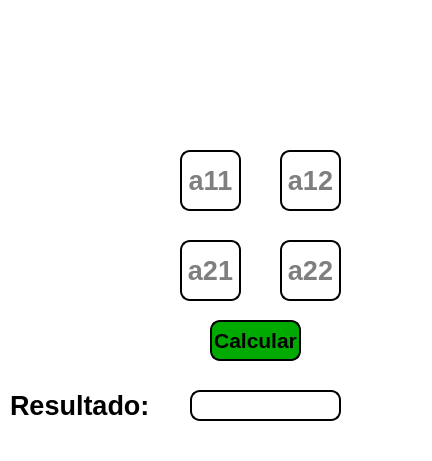
<?xml version="1.0" encoding="UTF-8"?>
<ui version="4.0">
 <class>MainWindow</class>
 <widget class="QMainWindow" name="MainWindow">
  <property name="geometry">
   <rect>
    <x>0</x>
    <y>0</y>
    <width>432</width>
    <height>461</height>
   </rect>
  </property>
  <property name="windowTitle">
   <string>Discriminante de Matrix 2x2</string>
  </property>
  <property name="styleSheet">
   <string notr="true">background-color: rgb(255, 255, 255);</string>
  </property>
  <widget class="QWidget" name="centralwidget">
   <widget class="QLabel" name="label">
    <property name="geometry">
     <rect>
      <x>0</x>
      <y>70</y>
      <width>431</width>
      <height>331</height>
     </rect>
    </property>
    <property name="text">
     <string/>
    </property>
    <property name="pixmap">
     <pixmap>imagenes/determinante-matriz-2x2.png</pixmap>
    </property>
    <property name="scaledContents">
     <bool>true</bool>
    </property>
   </widget>
   <widget class="QLabel" name="label_2">
    <property name="geometry">
     <rect>
      <x>0</x>
      <y>0</y>
      <width>431</width>
      <height>81</height>
     </rect>
    </property>
    <property name="text">
     <string/>
    </property>
    <property name="pixmap">
     <pixmap resource="../PIP_Equipo4_Unidad1_Clase/recursos_proyectos.qrc">:/imgUAT/imagenes/uat.png</pixmap>
    </property>
    <property name="scaledContents">
     <bool>true</bool>
    </property>
   </widget>
   <widget class="QLabel" name="label_3">
    <property name="geometry">
     <rect>
      <x>330</x>
      <y>340</y>
      <width>121</width>
      <height>101</height>
     </rect>
    </property>
    <property name="text">
     <string/>
    </property>
    <property name="pixmap">
     <pixmap>../PIP_Equipo4_Unidad1_Clase/imagenes/Equipo4.png</pixmap>
    </property>
    <property name="scaledContents">
     <bool>true</bool>
    </property>
   </widget>
   <widget class="QLabel" name="label_4">
    <property name="geometry">
     <rect>
      <x>10</x>
      <y>390</y>
      <width>151</width>
      <height>31</height>
     </rect>
    </property>
    <property name="font">
     <font>
      <pointsize>20</pointsize>
      <weight>75</weight>
      <bold>true</bold>
     </font>
    </property>
    <property name="text">
     <string>Resultado:</string>
    </property>
   </widget>
   <widget class="QLineEdit" name="txt_resultado">
    <property name="geometry">
     <rect>
      <x>190</x>
      <y>390</y>
      <width>151</width>
      <height>31</height>
     </rect>
    </property>
    <property name="font">
     <font>
      <pointsize>20</pointsize>
      <weight>75</weight>
      <bold>true</bold>
     </font>
    </property>
    <property name="styleSheet">
     <string notr="true">border: 2px solid black;
border-radius: 10px;</string>
    </property>
    <property name="text">
     <string/>
    </property>
    <property name="alignment">
     <set>Qt::AlignCenter</set>
    </property>
   </widget>
   <widget class="QLineEdit" name="txt_a11">
    <property name="geometry">
     <rect>
      <x>180</x>
      <y>150</y>
      <width>61</width>
      <height>61</height>
     </rect>
    </property>
    <property name="font">
     <font>
      <pointsize>20</pointsize>
      <weight>75</weight>
      <bold>true</bold>
     </font>
    </property>
    <property name="toolTip">
     <string>Ingrese valores numericos solamente</string>
    </property>
    <property name="statusTip">
     <string>Ingrese valores numericos solamente</string>
    </property>
    <property name="styleSheet">
     <string notr="true">border: 2px solid black;
border-radius: 10px;</string>
    </property>
    <property name="text">
     <string/>
    </property>
    <property name="alignment">
     <set>Qt::AlignCenter</set>
    </property>
    <property name="placeholderText">
     <string>a11</string>
    </property>
   </widget>
   <widget class="QLineEdit" name="txt_a12">
    <property name="geometry">
     <rect>
      <x>280</x>
      <y>150</y>
      <width>61</width>
      <height>61</height>
     </rect>
    </property>
    <property name="font">
     <font>
      <pointsize>20</pointsize>
      <weight>75</weight>
      <bold>true</bold>
     </font>
    </property>
    <property name="toolTip">
     <string>Ingrese valores numericos solamente</string>
    </property>
    <property name="statusTip">
     <string>Ingrese valores numericos solamente</string>
    </property>
    <property name="styleSheet">
     <string notr="true">border: 2px solid black;
border-radius: 10px;</string>
    </property>
    <property name="text">
     <string/>
    </property>
    <property name="alignment">
     <set>Qt::AlignCenter</set>
    </property>
    <property name="placeholderText">
     <string>a12</string>
    </property>
   </widget>
   <widget class="QLineEdit" name="txt_a21">
    <property name="geometry">
     <rect>
      <x>180</x>
      <y>240</y>
      <width>61</width>
      <height>61</height>
     </rect>
    </property>
    <property name="font">
     <font>
      <pointsize>20</pointsize>
      <weight>75</weight>
      <bold>true</bold>
     </font>
    </property>
    <property name="toolTip">
     <string>Ingrese valores numericos solamente</string>
    </property>
    <property name="statusTip">
     <string>Ingrese valores numericos solamente</string>
    </property>
    <property name="styleSheet">
     <string notr="true">border: 2px solid black;
border-radius: 10px;</string>
    </property>
    <property name="text">
     <string/>
    </property>
    <property name="alignment">
     <set>Qt::AlignCenter</set>
    </property>
    <property name="placeholderText">
     <string>a21</string>
    </property>
   </widget>
   <widget class="QLineEdit" name="txt_a22">
    <property name="geometry">
     <rect>
      <x>280</x>
      <y>240</y>
      <width>61</width>
      <height>61</height>
     </rect>
    </property>
    <property name="font">
     <font>
      <pointsize>20</pointsize>
      <weight>75</weight>
      <bold>true</bold>
     </font>
    </property>
    <property name="toolTip">
     <string>Ingrese valores numericos solamente</string>
    </property>
    <property name="statusTip">
     <string>Ingrese valores numericos solamente</string>
    </property>
    <property name="styleSheet">
     <string notr="true">border: 2px solid black;
border-radius: 10px;</string>
    </property>
    <property name="text">
     <string/>
    </property>
    <property name="alignment">
     <set>Qt::AlignCenter</set>
    </property>
    <property name="placeholderText">
     <string>a22</string>
    </property>
   </widget>
   <widget class="QPushButton" name="btn_calcular">
    <property name="geometry">
     <rect>
      <x>210</x>
      <y>320</y>
      <width>91</width>
      <height>41</height>
     </rect>
    </property>
    <property name="font">
     <font>
      <pointsize>16</pointsize>
      <weight>75</weight>
      <bold>true</bold>
     </font>
    </property>
    <property name="styleSheet">
     <string notr="true">border-radius: 10px;
background-color: rgb(0, 170, 0);
border: 2px solid black;</string>
    </property>
    <property name="text">
     <string>Calcular</string>
    </property>
   </widget>
  </widget>
  <widget class="QMenuBar" name="menubar">
   <property name="geometry">
    <rect>
     <x>0</x>
     <y>0</y>
     <width>432</width>
     <height>21</height>
    </rect>
   </property>
  </widget>
  <widget class="QStatusBar" name="statusbar"/>
 </widget>
 <resources>
  <include location="../PIP_Equipo4_Unidad1_Clase/recursos_proyectos.qrc"/>
 </resources>
 <connections/>
</ui>
